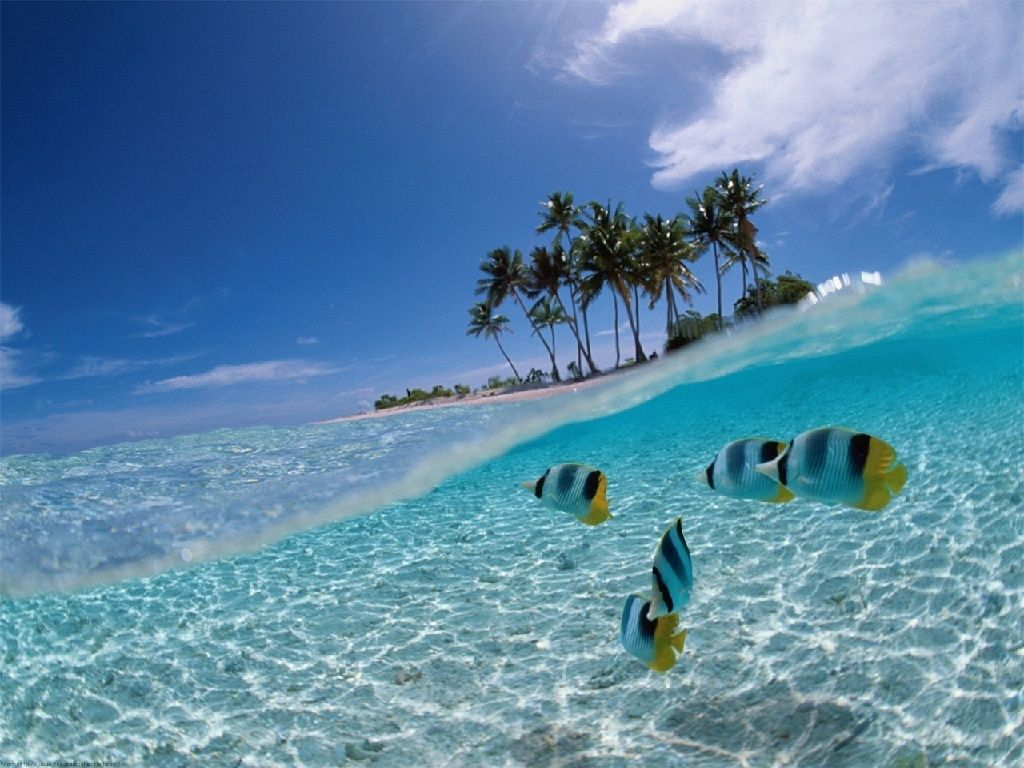
#> input picture python/jupyter/images/bali.jpg, 1024 x 768 px
$ jupyter execute matplotlib-opencv.ipynb
#> lines starting #> are read from the running program, lines starting #| are printed output that depends on the picture
[cell 1]
# install the packages if you have not
# !pip install cv2 matplotlib

import cv2
import matplotlib.pyplot as plt

[cell 2]
im = cv2.imread('images/bali.jpg')
#> im is the input picture: shape (768, 1024, 3); mean B, G, R 167.4, 135.3, 91
print('type of img:', type(im))
#| type of img: <class 'numpy.ndarray'>

[cell 3]
# convert to gray
imgray = cv2.cvtColor(im, cv2.COLOR_BGR2GRAY)
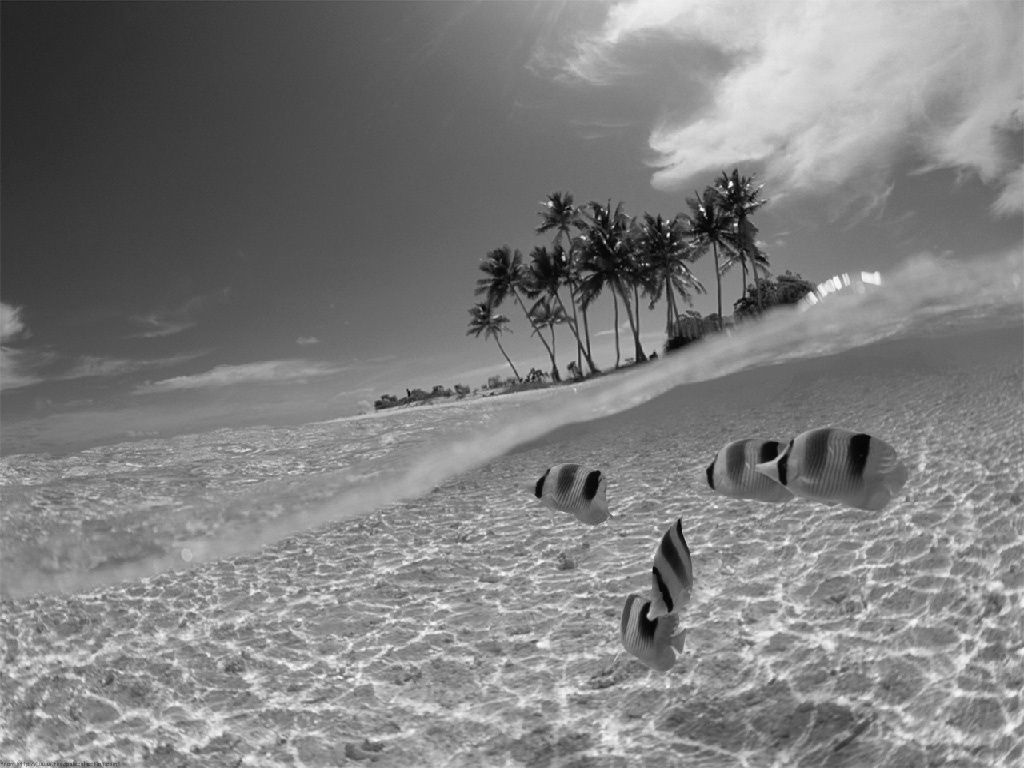
#> imgray: shape (768, 1024); min 0, max 254, mean 125.7

# uncomment to show the image in cv2 (image will be displayed in new window)
# cv2.imshow('Bali in gray', gray_img)
# cv2.waitKey(0) # wait forever for user to press any key

# show the bgr image using matplotlib in gray mode
plt.imshow(imgray, cmap='gray')
plt.show()

[cell 4]
# convert cv2 BGR to RGB because cv2 uses BGR to display image and matplotlib uses RGB
im_rgb = cv2.cvtColor(im, cv2.COLOR_BGR2RGB)
print('- rows in `im_rgb`:', len(im_rgb))
#| - rows in `im_rgb`: 768

print('- display all rows in plot:')
plt.plot(im_rgb[500]) # plot the image channel on row 500
plt.show()
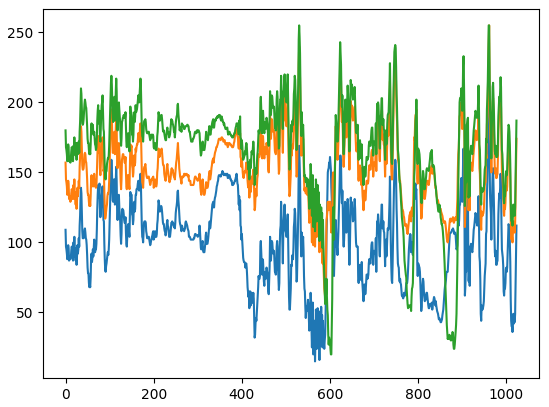
#> figure drawn by matplotlib, 1 panel; curve peaks at x = 961, y = 208; curve peaks at x = 961, y = 255; curve peaks at x = 530, y = 255

[cell 5]
# cropping the rgb image
im_crop = im_rgb[400:900,400:700] # take row 400 to 900, and column 400 to 700
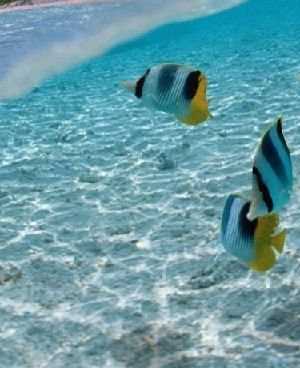
#> im_crop: shape (368, 300, 3); mean R, G, B 105.3, 156.4, 167
plt.imshow(im_crop)
plt.show()

[cell 6]
# display image in single channel (blue)
im_blue = im_rgb[:,:,2] # r=0, g=1, b=2
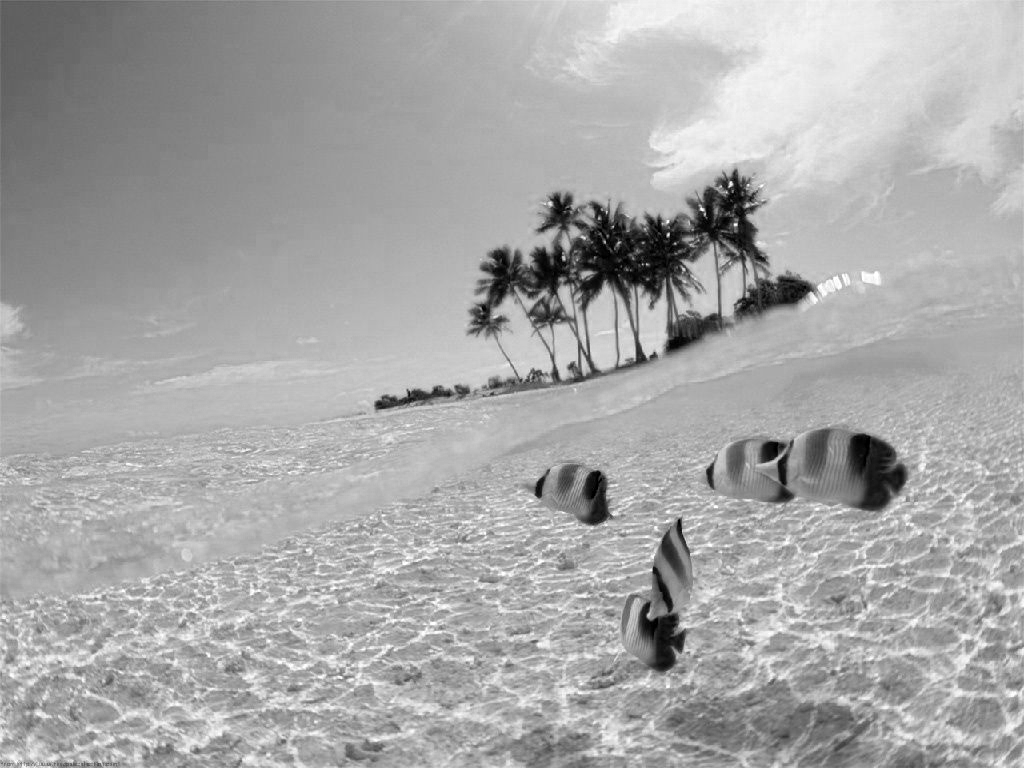
#> im_blue: shape (768, 1024); min 0, max 255, mean 167.4
plt.imshow(im_blue) # brighter area indicates higher blue values
plt.show()

plt.plot(im_blue[255,:]) # load and plot value of columns at row 255 of `im_blue`
plt.show()
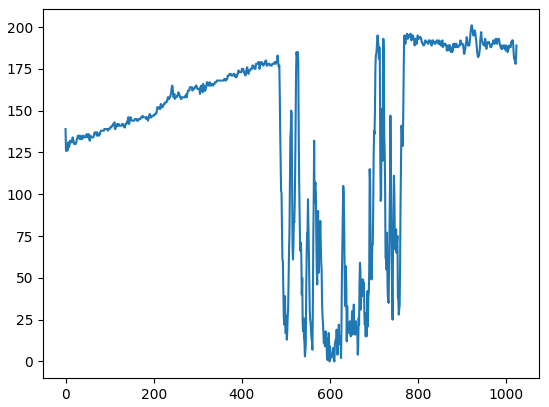
#> figure drawn by matplotlib, 1 panel; curve peaks at x = 921, y = 201

$ run again, with python/jupyter/images/exit-ramp.jpg copied over python/jupyter/images/bali.jpg
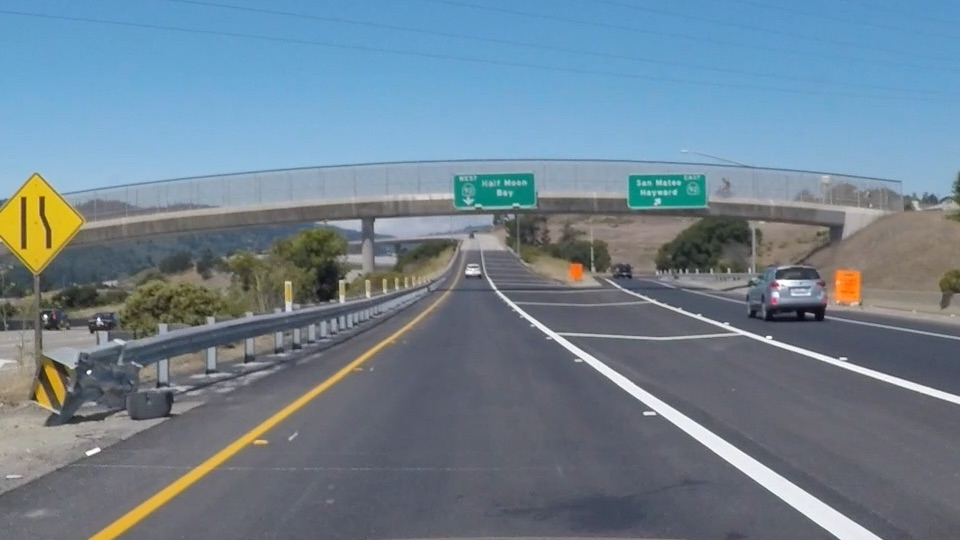
#> input picture python/jupyter/images/exit-ramp.jpg, 960 x 540 px
#> im is the input picture: shape (540, 960, 3); mean B, G, R 144.4, 130.2, 111.3
#| type of img: <class 'numpy.ndarray'>
#| - rows in `im_rgb`: 540
#> `im_crop = im_rgb[400:900,400:700]`:
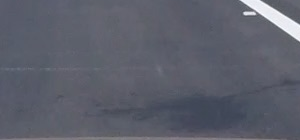
#> im_crop: shape (140, 300, 3); mean R, G, B 92.9, 95.5, 107.4
#> `plt.show()`:
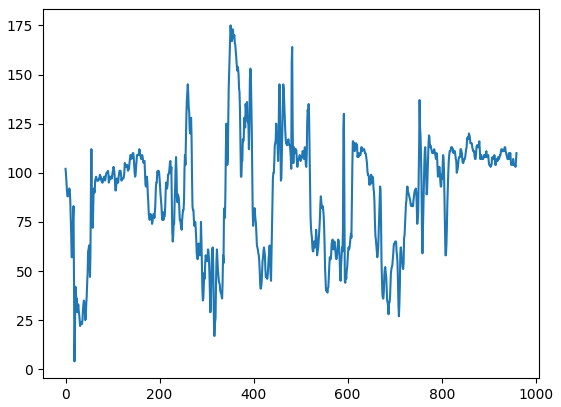
#> figure drawn by matplotlib, 1 panel; curve peaks at x = 351, y = 175

$ run again, with python/jupyter/images/road.jpg copied over python/jupyter/images/bali.jpg
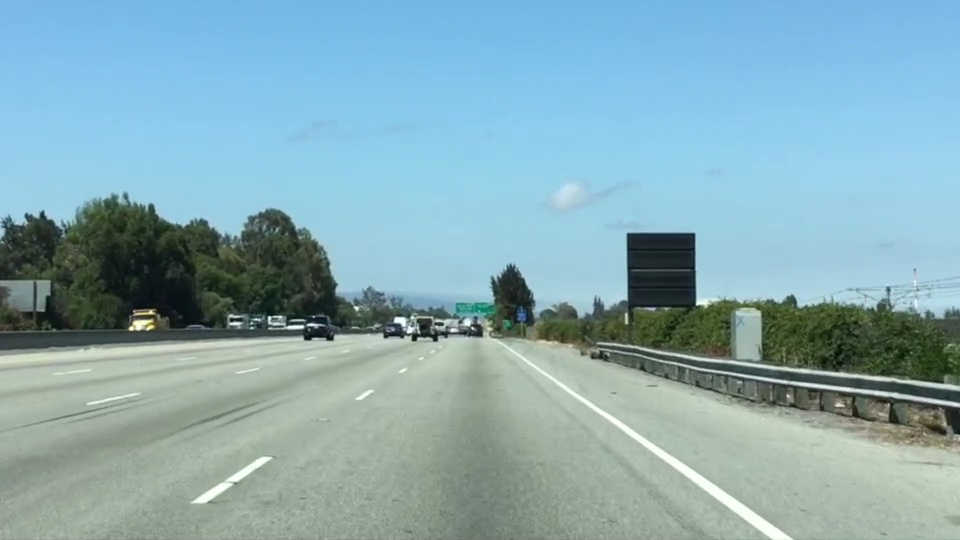
#> input picture python/jupyter/images/road.jpg, 960 x 540 px
#> im is the input picture: shape (540, 960, 3); mean B, G, R 179.2, 171.1, 135.5
#| type of img: <class 'numpy.ndarray'>
#| - rows in `im_rgb`: 540
#> `im_blue = im_rgb[:,:,2]`:
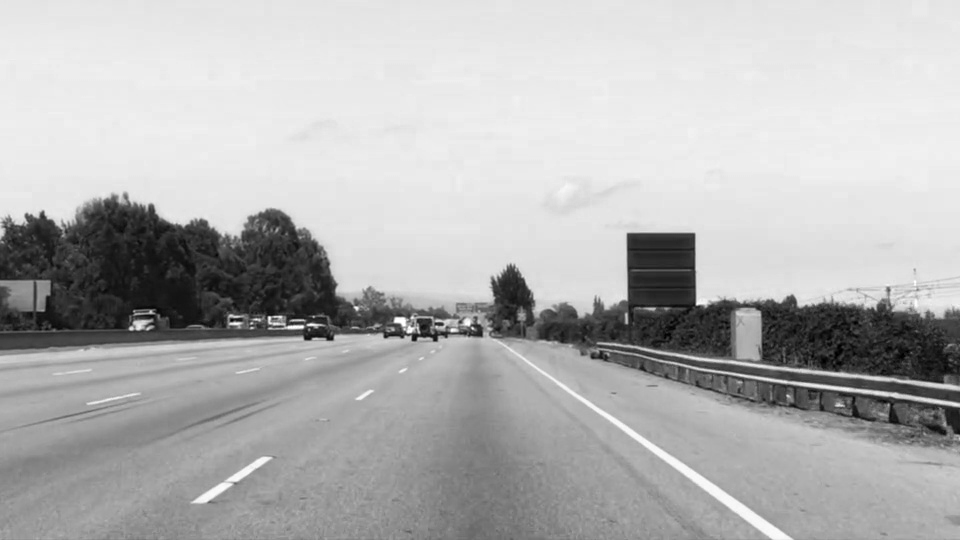
#> im_blue: shape (540, 960); min 0, max 255, mean 179.2
#> `plt.show()`:
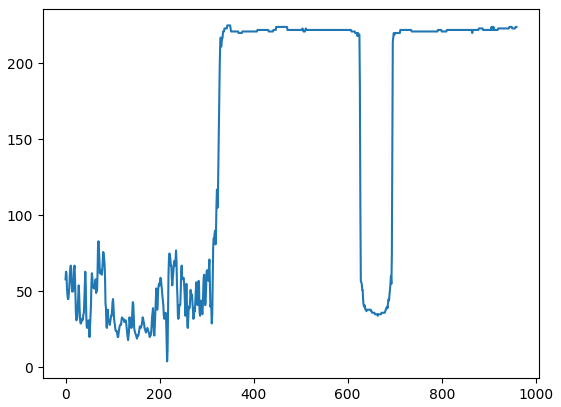
#> figure drawn by matplotlib, 1 panel; curve peaks at x = 344, y = 225

$ run again, with python/jupyter/images/road2.jpg copied over python/jupyter/images/bali.jpg
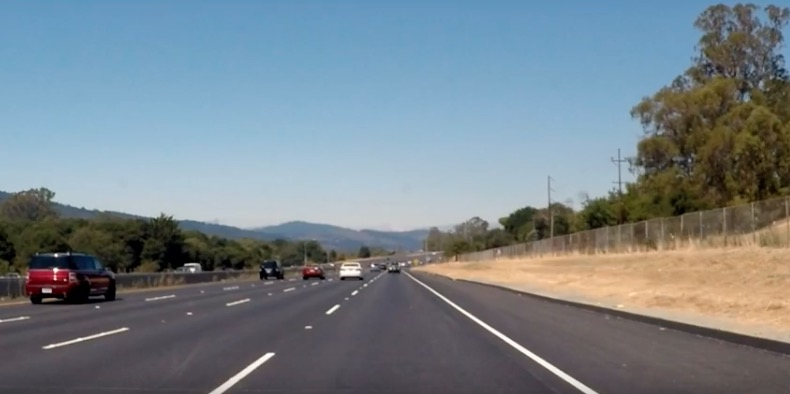
#> input picture python/jupyter/images/road2.jpg, 790 x 394 px
#> im is the input picture: shape (394, 790, 3); mean B, G, R 137.8, 130.5, 118.9
#| type of img: <class 'numpy.ndarray'>
#> `imgray = cv2.cvtColor(im, cv2.COLOR_BGR2GRAY)`:
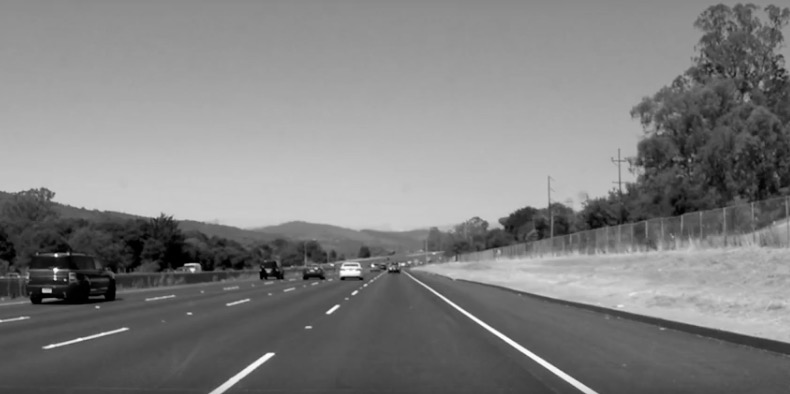
#> imgray: shape (394, 790); min 0, max 255, mean 127.9
#| - rows in `im_rgb`: 394
#> im_crop = empty array
#> `plt.show()`:
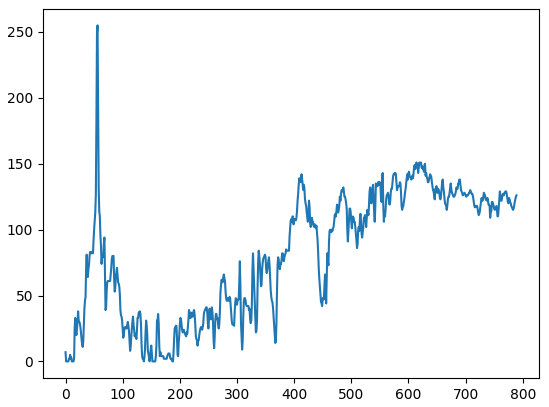
#> figure drawn by matplotlib, 1 panel; curve peaks at x = 56, y = 255
